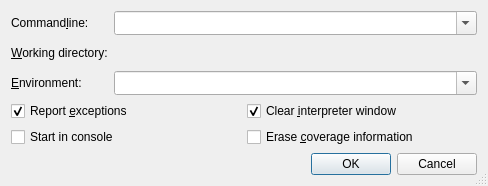
<?xml version="1.0" encoding="UTF-8"?>
<ui version="4.0">
 <class>StartCoverageDialog</class>
 <widget class="QDialog" name="StartCoverageDialog">
  <property name="geometry">
   <rect>
    <x>0</x>
    <y>0</y>
    <width>488</width>
    <height>186</height>
   </rect>
  </property>
  <property name="windowTitle">
   <string>Start coverage run</string>
  </property>
  <property name="sizeGripEnabled">
   <bool>true</bool>
  </property>
  <layout class="QVBoxLayout" name="verticalLayout">
   <item>
    <layout class="QGridLayout" name="gridLayout">
     <item row="0" column="0">
      <widget class="QLabel" name="TextLabel1">
       <property name="text">
        <string>Command&amp;line:</string>
       </property>
       <property name="buddy">
        <cstring>cmdlineCombo</cstring>
       </property>
      </widget>
     </item>
     <item row="0" column="1">
      <widget class="QComboBox" name="cmdlineCombo">
       <property name="sizePolicy">
        <sizepolicy hsizetype="Expanding" vsizetype="Fixed">
         <horstretch>0</horstretch>
         <verstretch>0</verstretch>
        </sizepolicy>
       </property>
       <property name="toolTip">
        <string>Enter the commandline parameters</string>
       </property>
       <property name="whatsThis">
        <string>&lt;b&gt;Commandline&lt;/b&gt;
&lt;p&gt;Enter the commandline parameters in this field.&lt;/p&gt;</string>
       </property>
       <property name="editable">
        <bool>true</bool>
       </property>
       <property name="insertPolicy">
        <enum>QComboBox::InsertAtTop</enum>
       </property>
       <property name="sizeAdjustPolicy">
        <enum>QComboBox::AdjustToMinimumContentsLengthWithIcon</enum>
       </property>
       <property name="duplicatesEnabled">
        <bool>false</bool>
       </property>
      </widget>
     </item>
     <item row="1" column="0">
      <widget class="QLabel" name="TextLabel2">
       <property name="text">
        <string>&amp;Working directory:</string>
       </property>
       <property name="buddy">
        <cstring>workdirPicker</cstring>
       </property>
      </widget>
     </item>
     <item row="1" column="1">
      <widget class="E5ComboPathPicker" name="workdirPicker" native="true">
       <property name="sizePolicy">
        <sizepolicy hsizetype="Expanding" vsizetype="Preferred">
         <horstretch>0</horstretch>
         <verstretch>0</verstretch>
        </sizepolicy>
       </property>
       <property name="focusPolicy">
        <enum>Qt::WheelFocus</enum>
       </property>
       <property name="toolTip">
        <string>Enter the working directory</string>
       </property>
       <property name="whatsThis">
        <string>&lt;b&gt;Working directory&lt;/b&gt;
&lt;p&gt;Enter the working directory of the application to be debugged. Leave it empty to set the working directory to the executable directory.&lt;/p&gt;</string>
       </property>
      </widget>
     </item>
     <item row="2" column="0">
      <widget class="QLabel" name="textLabel1">
       <property name="text">
        <string>&amp;Environment:</string>
       </property>
       <property name="buddy">
        <cstring>environmentCombo</cstring>
       </property>
      </widget>
     </item>
     <item row="2" column="1">
      <widget class="QComboBox" name="environmentCombo">
       <property name="sizePolicy">
        <sizepolicy hsizetype="Expanding" vsizetype="Fixed">
         <horstretch>0</horstretch>
         <verstretch>0</verstretch>
        </sizepolicy>
       </property>
       <property name="toolTip">
        <string>Enter the environment variables to be set.</string>
       </property>
       <property name="whatsThis">
        <string>&lt;b&gt;Environment&lt;/b&gt;
&lt;p&gt;Enter the environment variables to be set for the program. The individual settings must be separated by whitespace and be given in the form 'var=value'. In order to add to an environment variable, enter it in the form 'var+=value'.&lt;/p&gt;
&lt;p&gt;Example: var1=1 var2=&quot;hello world&quot; var3+=&quot;:/tmp&quot;&lt;/p&gt;</string>
       </property>
       <property name="editable">
        <bool>true</bool>
       </property>
       <property name="insertPolicy">
        <enum>QComboBox::InsertAtTop</enum>
       </property>
       <property name="sizeAdjustPolicy">
        <enum>QComboBox::AdjustToMinimumContentsLengthWithIcon</enum>
       </property>
       <property name="duplicatesEnabled">
        <bool>false</bool>
       </property>
      </widget>
     </item>
    </layout>
   </item>
   <item>
    <layout class="QGridLayout" name="gridLayout_2">
     <item row="0" column="0">
      <widget class="QCheckBox" name="exceptionCheckBox">
       <property name="toolTip">
        <string>Uncheck to disable exception reporting</string>
       </property>
       <property name="whatsThis">
        <string>&lt;b&gt;Report exceptions&lt;/b&gt;
&lt;p&gt;Uncheck this in order to disable exception reporting.&lt;/p&gt;</string>
       </property>
       <property name="text">
        <string>Report &amp;exceptions</string>
       </property>
       <property name="shortcut">
        <string>Alt+E</string>
       </property>
       <property name="checked">
        <bool>true</bool>
       </property>
      </widget>
     </item>
     <item row="0" column="1">
      <widget class="QCheckBox" name="clearShellCheckBox">
       <property name="toolTip">
        <string>Select to clear the display of the interpreter window</string>
       </property>
       <property name="whatsThis">
        <string>&lt;b&gt;Clear interpreter window&lt;/b&gt;&lt;p&gt;This clears the display of the interpreter window before starting the debug client.&lt;/p&gt;</string>
       </property>
       <property name="text">
        <string>Clear &amp;interpreter window</string>
       </property>
       <property name="checked">
        <bool>true</bool>
       </property>
      </widget>
     </item>
     <item row="1" column="0">
      <widget class="QCheckBox" name="consoleCheckBox">
       <property name="toolTip">
        <string>Select to start the debugger in a console window</string>
       </property>
       <property name="whatsThis">
        <string>&lt;b&gt;Start in console&lt;/b&gt;
&lt;p&gt;Select to start the debugger in a console window. The console command has to be configured on the Debugger-&amp;gt;General page&lt;/p&gt;</string>
       </property>
       <property name="text">
        <string>Start in console</string>
       </property>
      </widget>
     </item>
     <item row="1" column="1">
      <widget class="QCheckBox" name="eraseCheckBox">
       <property name="toolTip">
        <string>Select this to erase the collected coverage information</string>
       </property>
       <property name="whatsThis">
        <string>&lt;b&gt;Erase coverage information&lt;/b&gt;
&lt;p&gt;Select this to erase the collected coverage information before the next coverage run.&lt;/p&gt;</string>
       </property>
       <property name="text">
        <string>Erase &amp;coverage information</string>
       </property>
       <property name="shortcut">
        <string>Alt+C</string>
       </property>
      </widget>
     </item>
    </layout>
   </item>
   <item>
    <widget class="QDialogButtonBox" name="buttonBox">
     <property name="orientation">
      <enum>Qt::Horizontal</enum>
     </property>
     <property name="standardButtons">
      <set>QDialogButtonBox::Cancel|QDialogButtonBox::Ok</set>
     </property>
    </widget>
   </item>
  </layout>
 </widget>
 <pixmapfunction>qPixmapFromMimeSource</pixmapfunction>
 <customwidgets>
  <customwidget>
   <class>E5ComboPathPicker</class>
   <extends>QWidget</extends>
   <header>E5Gui/E5PathPicker.h</header>
   <container>1</container>
  </customwidget>
 </customwidgets>
 <tabstops>
  <tabstop>cmdlineCombo</tabstop>
  <tabstop>workdirPicker</tabstop>
  <tabstop>environmentCombo</tabstop>
  <tabstop>exceptionCheckBox</tabstop>
  <tabstop>clearShellCheckBox</tabstop>
  <tabstop>consoleCheckBox</tabstop>
  <tabstop>eraseCheckBox</tabstop>
 </tabstops>
 <resources/>
 <connections>
  <connection>
   <sender>buttonBox</sender>
   <signal>accepted()</signal>
   <receiver>StartCoverageDialog</receiver>
   <slot>accept()</slot>
   <hints>
    <hint type="sourcelabel">
     <x>28</x>
     <y>176</y>
    </hint>
    <hint type="destinationlabel">
     <x>28</x>
     <y>201</y>
    </hint>
   </hints>
  </connection>
  <connection>
   <sender>buttonBox</sender>
   <signal>rejected()</signal>
   <receiver>StartCoverageDialog</receiver>
   <slot>reject()</slot>
   <hints>
    <hint type="sourcelabel">
     <x>113</x>
     <y>177</y>
    </hint>
    <hint type="destinationlabel">
     <x>113</x>
     <y>199</y>
    </hint>
   </hints>
  </connection>
 </connections>
</ui>
